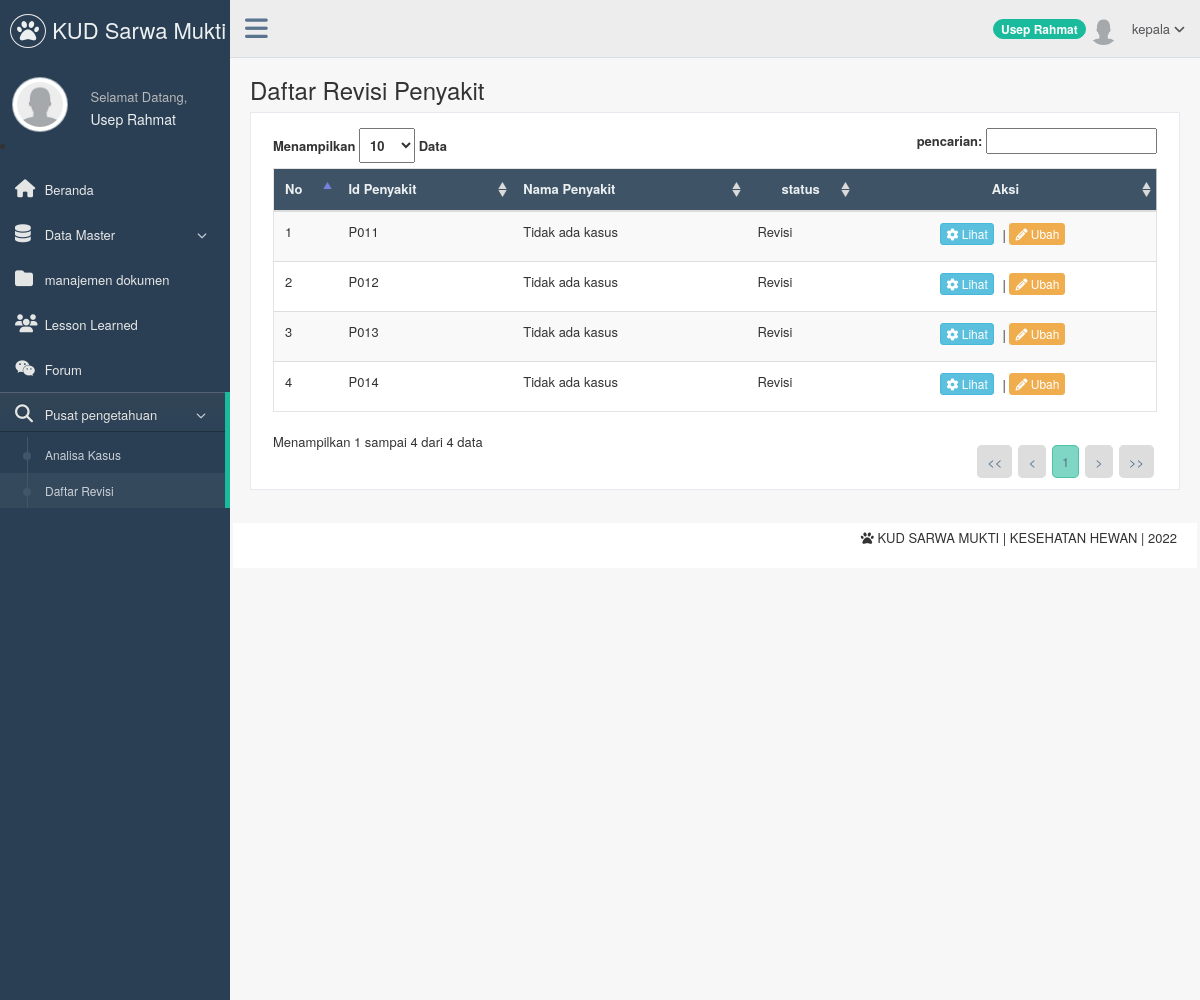
Screenshot of /page/kepala/index.php?page=daftar_revisi_penyakit (signed in) with the database file from the repository.
### tables this page shows
CREATE TABLE `t_pengguna` (
  `nip` varchar(15) NOT NULL,
  `username` varchar(50) NOT NULL,
  `password` varchar(50) NOT NULL,
  `nama_pengguna` varchar(200) NOT NULL,
  `level` varchar(80) NOT NULL,
  `email` varchar(150) NOT NULL,
  `jabatan` varchar(50) NOT NULL,
  `status` enum('Aktif','Tidak Aktif') NOT NULL DEFAULT 'Aktif',
  `foto` varchar(255) DEFAULT NULL,
  `alamat` text NOT NULL,
  `tanggal_lahir` date NOT NULL
);

CREATE TABLE `t_kasus` (
  `id_kasus` varchar(5) NOT NULL,
  `nip` varchar(15) NOT NULL,
  `nama_kasus` varchar(150) NOT NULL,
  `solusi` text NOT NULL,
  `status_cbr` enum('Revisi','Retain') NOT NULL
);

### config/navigasi.php (called while the page is built, shortened)
<?php
	function navigasi(){
		if (isset($_GET['page'])) {
			switch ($_GET['page']) {
				case 'daftar_revisi_penyakit' : include('daftar_revisi_penyakit.php');
					break;
			}
		}
		else{
			include "beranda.php";
		}
	}
?>

### page/kepala/daftar_revisi_penyakit.php (the view, shortened to what this page needs)
<?php
    if($_SESSION['nip']!=""){
?>
    <div class="page-title">
        <div class="title_left">
            <h3>
                    Daftar Revisi Penyakit
            </h3>
        </div>
    </div>
    <div class="clearfix"></div>
        <div class="row">
            <div class="col-md-12 col-sm-12 col-xs-12">
                <div class="x_panel">
                    <div class="x_content">
                        <table id="example" class="table table-striped responsive-utilities jambo_table">
                             <?php
                                        $link = koneksi_db();
                                        $sql = ("SELECT * FROM t_kasus
                            WHERE t_kasus.status_cbr<>'Retain'");
                                        $tampil=mysql_query($sql,$link);
                                        $banyakrecord=mysql_num_rows($tampil);
                                        if($banyakrecord>0){
                             ?>
                            <thead>
                                <tr class="headings">
                                    <th>No </th>
                                    <th>Id Penyakit </th>
                                    <th>Nama Penyakit</th>
                                    <th><center>status</center> </th>
                                    <th><center>Aksi</center> </th>
                                </tr>
                            </thead>
                            <tbody>
                                <?php
                                        $i=0;
                                        while($data=mysql_fetch_array($tampil)){
                                        $i++;?>
                                <tr class="even pointer">
                                    <td>
                                        <?php echo $i; ?>
                                    </td>
                                    <td>
                                        <?php echo $data['id_kasus'];?>
                                    </td>
                                    <td>
                                        <?php echo $data['nama_kasus'];?>
                                    </td>
                                      <td>
                                        <?php echo $data['status_cbr'];?>
                                    </td>
                                         <td align="center">
                                            <a href="index.php?page=detail_kasus_penyakit&&id_kasus=<?php echo $data['id_kasus'];?>" class="btn btn-info btn-xs"><i class="fa fa-gear"></i> Lihat </a> |
                                             <a href="index.php?page=ubah_kasus_penyakit_revisi&&id_kasus=<?php echo $data['id_kasus'];?>" class="btn btn-warning btn-xs"><i class="fa fa-pencil"></i> Ubah </a>
                                    </td>
                                </tr>
                            <?php
                            }
                            ?>
                            </tbody>
                        </table>
                        <?php
                    }
                    ?>
                    </div>
                </div>
            </div>
        </div>
    <?php
    }
    else{
    header("Location:../../belum_login.php");
}
?>

### page/kepala/sidebar.php (shortened to what this page needs)
<?php
   if($_SESSION['nip']!=""){
   $nip = $_SESSION['nip'];
?>
<?php
     $queryPhoto=mysql_query("SELECT foto
                        FROM t_pengguna
                        WHERE nip = '$nip'
                        LIMIT 1");
    $data=mysql_fetch_array($queryPhoto);
?>
<div class="col-md-3 left_col">
    <div class="left_col scroll-view">
        <div class="navbar nav_title" style="border: 0;">
            <a href="index.php" class="site_title"><i class="fa fa-paw"></i><span> KUD Sarwa Mukti </span></a>
        </div>
                    <div class="profile">
                        <div class="profile_pic">
                            <?php
                                                                if($data['foto']==NULL){
                                                            ?>
                                                                    <img src="../../images/user.png" alt="..." class="img-circle profile_img" width="200" height="55"/>
                                                            <?php
                                                                }else{
                                                            ?>
                                                                   <img src="<?php echo $data['foto'];?>"  alt="..." class="img-circle profile_img" width="200" height="55">
                                                            <?php
                                                                }
                                                            ?>
                        </div>
                        <div class="profile_info">
                            <span>Selamat Datang,</span>
                            <h2><?php echo $_SESSION['nama_pengguna'];?></h2>
                        </div>
                    </div>
                    <li/>
                    <div id="sidebar-menu" class="main_menu_side hidden-print main_menu">
                       <div class="menu_section">
                            <ul class="nav side-menu">
                                <li><a href="index.php"><i class="fa fa-home"></i> Beranda </a>
                                </li>
                                <li><a><i class="fa fa-database"></i> Data Master <span class="fa fa-chevron-down"></span></a>
                                </li>
                                <li><a href="index.php?page=daftar_dokumen"><i class="fa fa-folder"></i> manajemen dokumen </a>
                                </li>
                                <li><a href="index.php?page=lesson_learned"><i class="fa fa-users"></i> Lesson Learned </a>
                                </li>
                                <li><a href="index.php?page=forum"><i class="fa fa-wechat"></i> Forum </a>
                                </li>
                                <li><a><i class="fa fa-search"></i> Pusat pengetahuan <span class="fa fa-chevron-down"></span></a>
                                    <ul class="nav child_menu" style="display: none">
                                        <li><a href="index.php?page=analisa_kasus"> Analisa Kasus </a></li>
                                        <li><a href="index.php?page=daftar_revisi_penyakit">Daftar Revisi</a></li>
                                    </ul>
                                </li>
                            </ul>
                        </div>
                    </div>
    </div>
</div>
<?php
}
else {
header("Location:../../belum_login.php");
}
?>

### page/kepala/header.php (shortened to what this page needs)
<?php
    if($_SESSION['nip']!=""){
    $nip = $_SESSION['nip'];
    $Nama  = $_SESSION['nama_pengguna'];
    $queryPhoto=mysql_query("SELECT foto
                        FROM t_pengguna
                        WHERE nip = '$nip'
                        LIMIT 1");
    $data=mysql_fetch_array($queryPhoto);
?>
            <div class="top_nav">
                <div class="nav_menu">
                    <nav class="" role="navigation">
                       <div class="nav toggle">
                            <a id="menu_toggle"><i class="fa fa-bars"></i></a>
                        </div>
                        <ul class="nav navbar-nav navbar-right">
                            <li>
                                <a href="javascript:;" class="user-profile dropdown-toggle" data-toggle="dropdown" aria-expanded="false">
                                   <span class="badge bg-green"><?php echo $Nama;?></span> <?php
                                                                if($data['foto']==NULL){
                                                            ?>
                                                                    <img src="../../images/user.png" alt=""/>
                                                            <?php
                                                                }else{
                                                            ?>
                                                                   <img src="<?php echo $data['foto'];?>"  alt="">
                                                            <?php
                                                                }
                                                            ?>
                                                            <?php echo $_SESSION['level'];?>
                                    <span class=" fa fa-angle-down"></span>
                                </a>
                            </li>
                        </ul>
                    </nav>
                </div>
              </div>
<?php
}
else {
header("Location:../../belum_login.php");
}
?>

### rows the page displays
t_pengguna: foto (placeholder picture)
t_kasus: id_kasus "P011", nama_kasus "Tidak ada kasus", status_cbr "Revisi"
t_kasus: id_kasus "P012", nama_kasus "Tidak ada kasus", status_cbr "Revisi"
t_kasus: id_kasus "P013", nama_kasus "Tidak ada kasus", status_cbr "Revisi"
t_kasus: id_kasus "P014", nama_kasus "Tidak ada kasus", status_cbr "Revisi"

### other values shown
$_SESSION['nama_pengguna'] "Usep Rahmat"
$Nama "Usep Rahmat"
$_SESSION['level'] "kepala"
